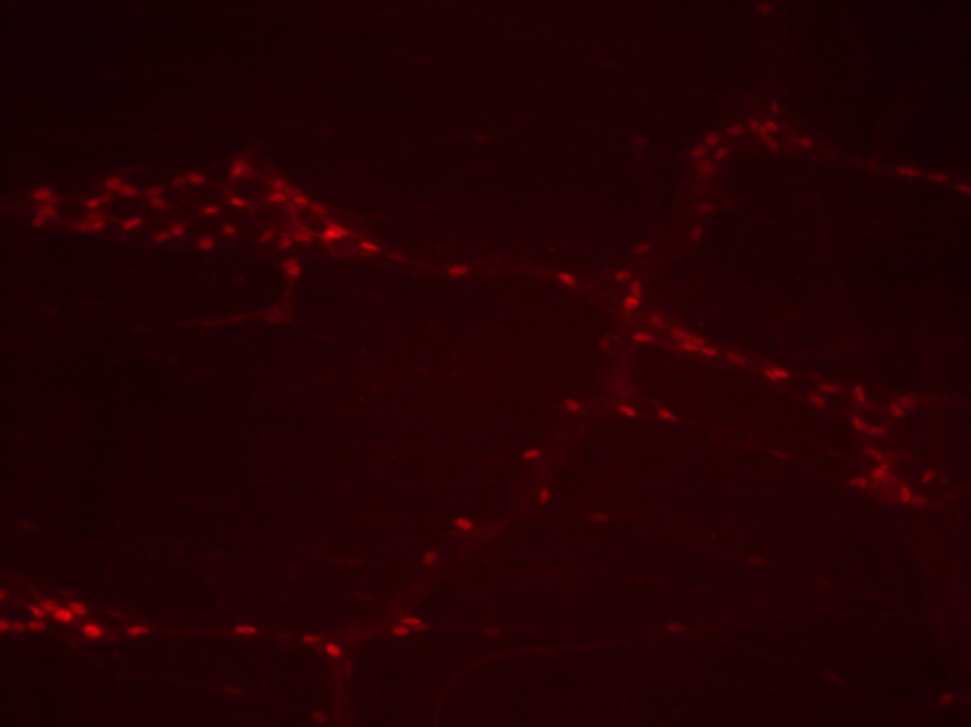
#> input picture pre_processing/img_samples/01_Diabetes&Healthy&00&32_c1.jpg, 971 x 727 px, shrunk from 1384 x 1036 before the run
$ python main.py   (older library calls are emulated)
#> lines starting #> are read from the running program, lines starting #| are printed output that depends on the picture; after the words box and inside, x2 and y2 are one past the last pixel; in counts of white or black regions, pixels touching at a corner belong together
#> further down, input_img is the input picture: shape (727, 971, 3); mean B, G, R 3.5, 0.3, 35.2
#> `input_img = cv2.cvtColor(input_img, cv2.COLOR_BGR2HSV)`: input_img: shape (727, 971, 3); mean H, S, V 176.7, 252.6, 35.2
### pre_processing/pre_processing.py
import cv2
import numpy as np
from image_segmentation.main import segmentation

k = 256

getStructuringElement = lambda n : cv2.getStructuringElement(cv2.MORPH_ELLIPSE,(n,n))
opening = lambda img_sample, kernel : cv2.morphologyEx(img_sample, cv2.MORPH_OPEN, kernel)
closing = lambda img_sample, kernel : cv2.morphologyEx(img_sample, cv2.MORPH_CLOSE, kernel)

def lut_gamma_correction(gamma):
    global k

    lut = np.array([i**gamma for i in range(k)]).astype(np.float64)
    lut /= lut.max()
    lut *= k-1

    return lut

def otsu_threshold(img_sample):
    global k
    return cv2.threshold(img_sample, 0,  k-1, cv2.THRESH_BINARY + cv2.THRESH_OTSU)[1]

# [9 lines left out: function laplacian, not called in this run]

def sobel(img_sample, kernel_size=3):
#> called with kernel_size = 3
		sobelx = cv2.Sobel(img_sample, cv2.CV_64F,1,0,ksize=kernel_size)
		sobely = cv2.Sobel(img_sample, cv2.CV_64F,0,1,ksize=kernel_size)
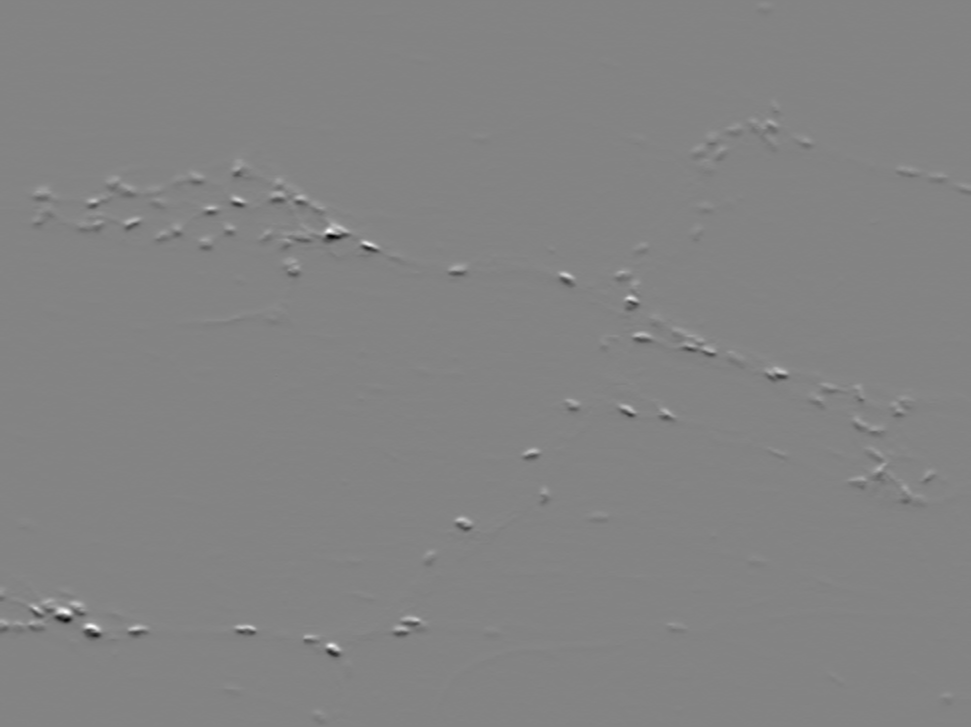
#> sobely: shape (727, 971) float64; min -305, max 284.5, mean 0; drawn with min black and max white

		return img_sample + sobelx + sobely
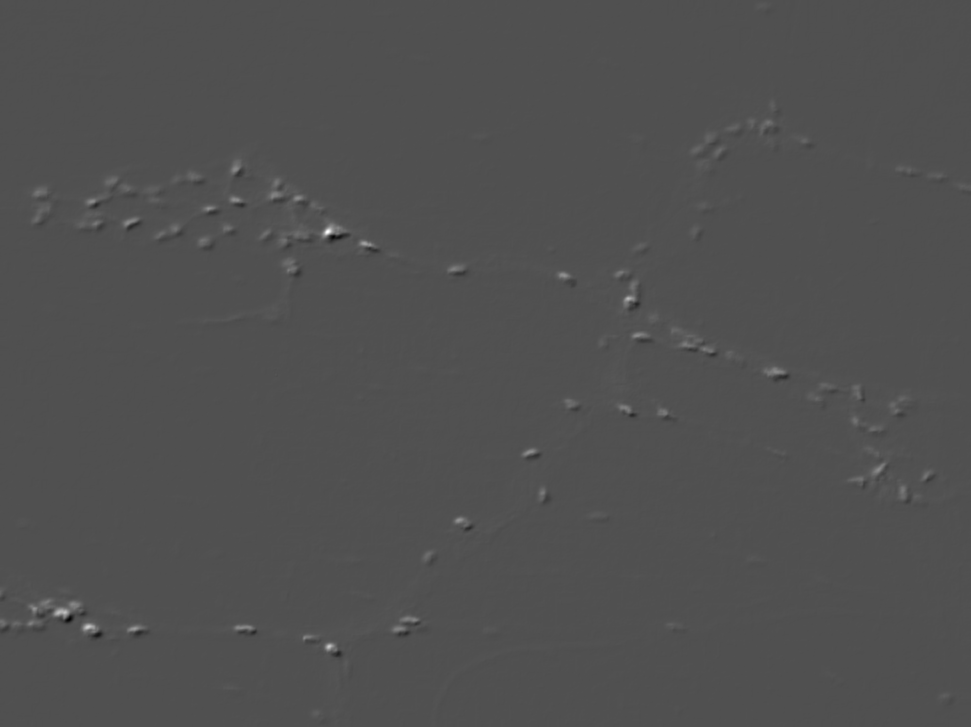
#> returned value: shape (727, 971) float64; min -287, max 633.5, mean 5.4; drawn with min black and max white

# [4 lines left out: function histogram, not called in this run]

'''
    Proposed approach:
    img_sample -> laplacian -> gamma_correction ->  otsu_threshold -> morphology -> segmentation -> histogram_cut

'''
def pipeline(img_sample, output_path="./img_samples/", gamma=2):
    global k

    img_sample = lut_gamma_correction(gamma)[img_sample.astype('uint8')]
    cv2.imwrite('./img_samples/2_gamma.png', img_sample)

    img_sample = sobel(img_sample)
    cv2.imwrite('./img_samples/1_sobel.png', img_sample)

    #img_sample = laplacian(img_sample)
    #cv2.imwrite('./img_samples/1_1_laplacian.png', img_sample)

    img_sample = otsu_threshold(img_sample.astype('uint8'))
#> in otsu_threshold, `return cv2.threshold(img_sample, 0,  k-1, cv2.THRESH_BINARY + cv2.THRE..`:
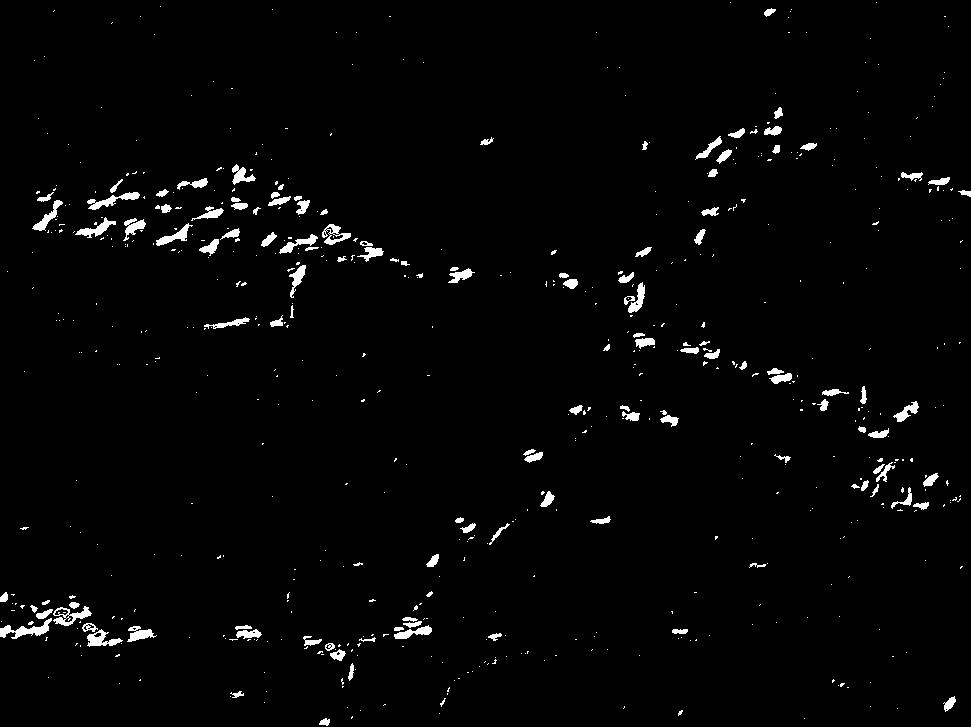
#> returned value: shape (727, 971); 2% white; 622 white regions (495 under 20 px), largest, box (x1, y1, x2, y2) and area: (0, 618, 52, 639) 407, (87, 192, 140, 210) 331, (53, 606, 92, 626) 321
    cv2.imwrite('./img_samples/3_otsu.png', img_sample)

    img_sample = opening(img_sample, getStructuringElement(5))
#> img_sample: shape (727, 971); 1.3% white; 111 white regions (6 under 20 px), largest, box (x1, y1, x2, y2) and area: (15, 624, 49, 638) 248, (157, 226, 188, 246) 235, (77, 220, 111, 236) 234
    cv2.imwrite('./img_samples/4_opening.png', img_sample)

    img_sample = closing(img_sample, getStructuringElement(5))
#> img_sample: shape (727, 971); 1.3% white; 97 white regions (4 under 20 px), largest, box (x1, y1, x2, y2) and area: (395, 621, 432, 639) 309, (15, 624, 49, 638) 250, (77, 220, 111, 236) 236
    cv2.imwrite('./img_samples/5_closing.png', img_sample)

    seg_img, hist = segmentation(img_sample, output_path, plot_histogram=True)
    cv2.imwrite('./img_samples/6_seg.png', seg_img)

### pre_processing/main.py
from pre_processing import pipeline
import cv2
import numpy as np

#input_img = cv2.imread('./img_samples/01_Diabetes&Healthy&00&32_c1.jpg', 0)
input_img = cv2.imread('./img_samples/01_Diabetes&Healthy&00&32_c1.jpg', 1)
input_img = cv2.cvtColor(input_img, cv2.COLOR_BGR2HSV)
pipeline(input_img[:, :, 2])
#> (the call stopped at in pipeline, `seg_img, hist = segmentation(img_sample, output_path, plot_histogram=T..`: image_segmentation is not available in this run)

'''
mask = cv2.inRange(input_image_hsv, (345, 0, 0), (15, 255,255))
imask = mask>0
red = np.zeros_like(input_image_hsv, np.uint8)
red[imask] = input_image_hsv[imask]
cv2.imwrite("red.png", red)
'''
cv2.imwrite("0.png", input_img[:, :, 0])
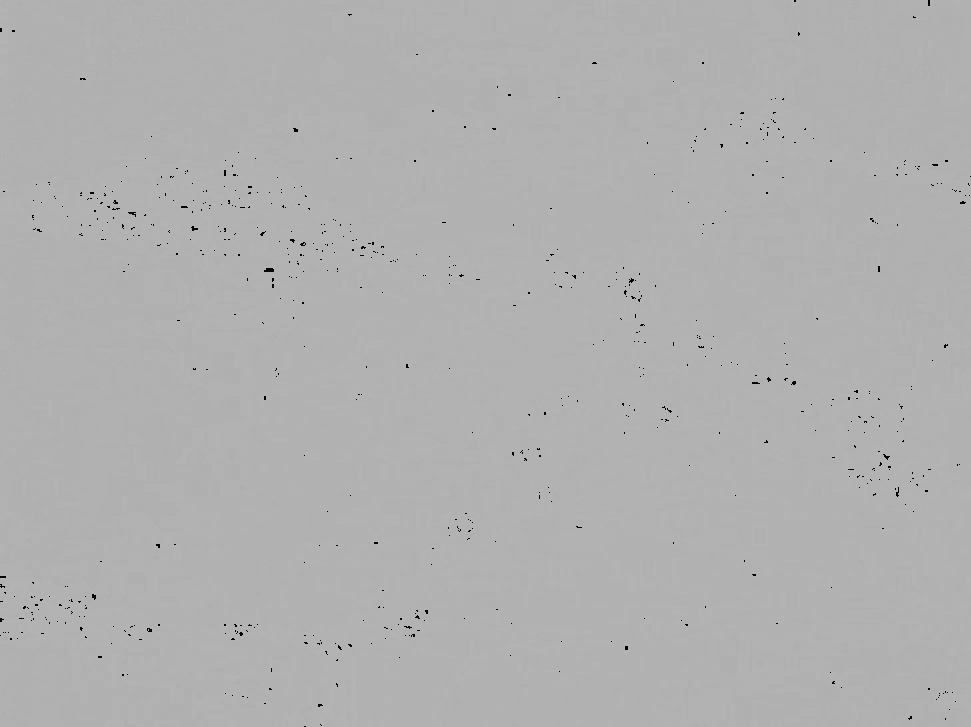
#> saved as 0.png: shape (727, 971); min 0, max 179, mean 176.7
cv2.imwrite("1.png", input_img[:, :, 1])
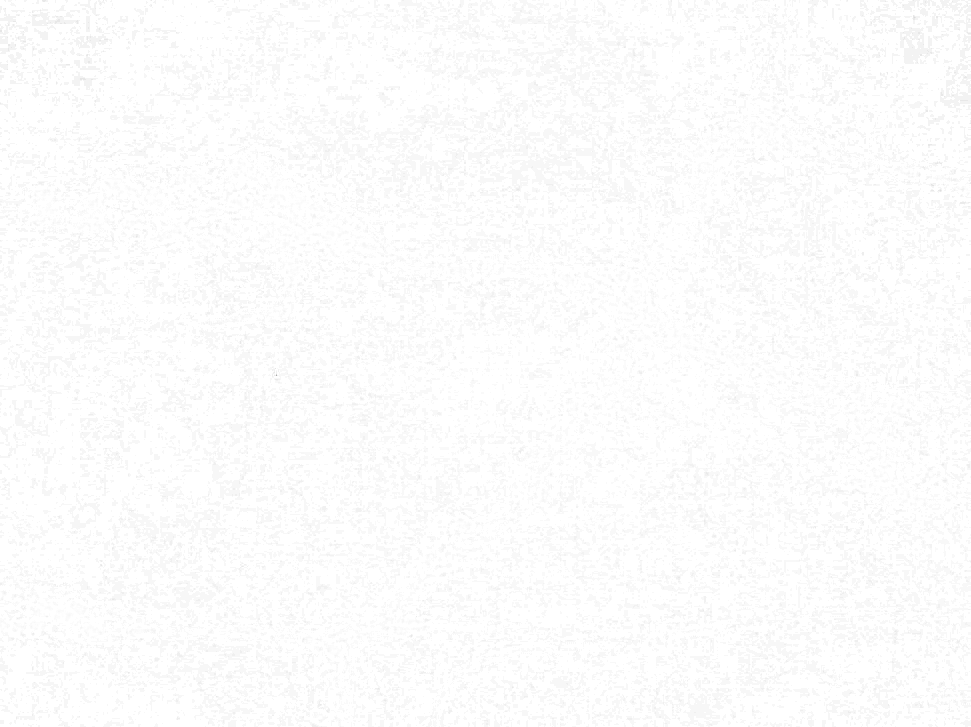
#> saved as 1.png: shape (727, 971); min 170, max 255, mean 252.6
cv2.imwrite("2.png", input_img[:, :, 2])
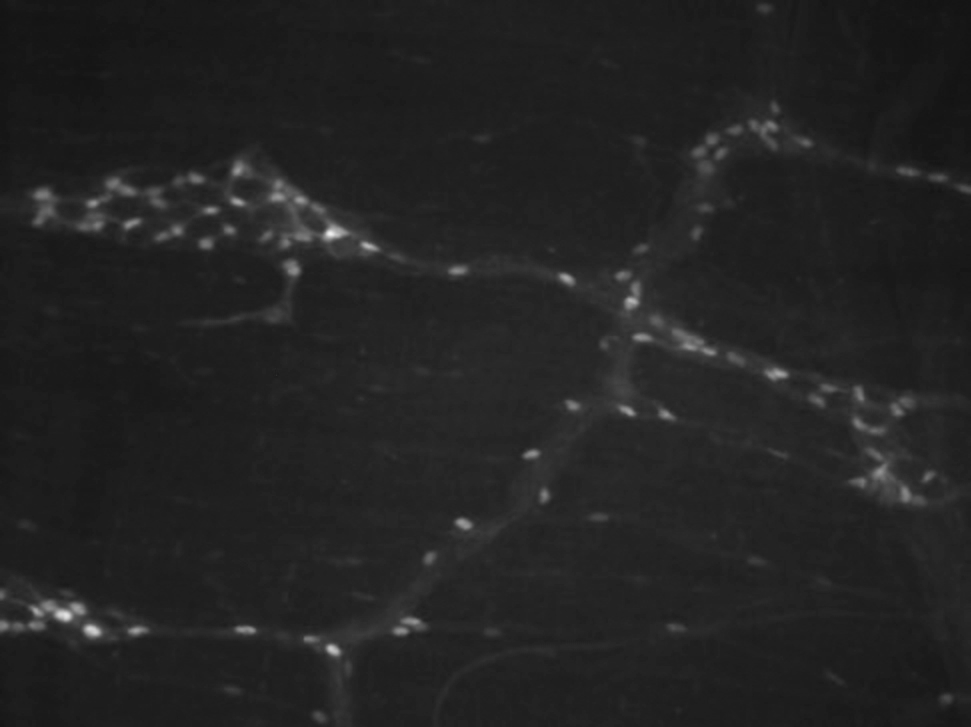
#> saved as 2.png: shape (727, 971); min 19, max 240, mean 35.2
